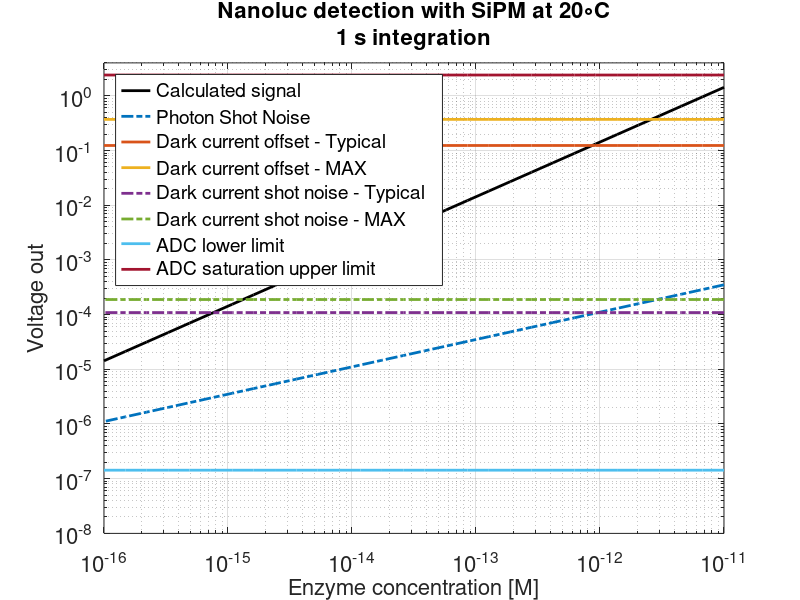

This figure's MATLAB source:

% Design journal for the Ultra-Low-Cost Luminometer for detecting nanoluc
% luciferase.

% SiPM version
% Using OnSemi part number: MICROFC?60035?SMT 
% 6x6 mm silicon photomultipler chip

% Paul Lebel
% 2020/09/01

% Physical constants
ambientTemp_C = 20;
h = 6.6E-34;
c = 3E8;
lambda_m = 460E-9;
joulesPerPhoton = h*(c/lambda_m);
nAv = 6.02E23;
electronCharge = 1.6E-19;

% Independent parameters of our system
% Transimpedance gain, in Ohms
transimpedanceGain = 2E5; 

integrationTime_s = 1;

% This is a reasonable guess, given that the enzyme photon rate was
% adjusted to match experimental measurement using 0.3 and the OPT101. The
% SiPM is 4x larger and will collect at least 2x more light. 
collectionEfficiency = 2*0.3; 

% From MICROFC?60035?SMT datasheet at 2.5 V over voltage 
ampsPerWatt = 1E6;
pmtGain = 3E6;

% Dark current data from sensor datasheet at 2.5 V over voltage (figure 8)
tempData_C = [-20,0,20,40,60];
darkCurrentData_A = [32, 100, 618, 3200, 30000]*1E-9;
darkCurrentAmbient_typical = interp1(tempData_C, darkCurrentData_A, ambientTemp_C,'PCHIP');

% From datasheet - max spec is 3x typical value
darkCurrent_A_max = 3*darkCurrentAmbient_typical;

% ADC bit depth 
bitDepth = 24; 
% ADC max voltage input range
adcRange = 2.4;

% Nanoluc is consistently reported as being 150x brighter than
% firefly, which I found a reference that reports 1.6/s with 40% QE. Units
% are photons/(enzyme second). 
% Update: this number is being divided by 750 due to experimental
% measurement of enzyme in the lab, on an OPT101 chip.
enzymePhotonRate = 1.6*0.41*150/750; 

% Reagents details fom Susanna, Jim Wells' lab. Relevant range is 1 pM to 1
% fM, but adding a decade on either side for comparison.
sampleVolume_L = 35E-6; 
enzymeConcentration_M = logspace(-11,-16, 30);

% Calculated values
Nenzymes = nAv*enzymeConcentration_M*sampleVolume_L;
photonsPerSecond = enzymePhotonRate*Nenzymes;
wattsEmitted = photonsPerSecond*joulesPerPhoton;
wattsCollected = collectionEfficiency*wattsEmitted;
photonsCollected = collectionEfficiency*photonsPerSecond*integrationTime_s;
quantizationLowerLimit = adcRange/(2^bitDepth);
voltageOut = wattsCollected*ampsPerWatt*transimpedanceGain;
photoCurrent_A = wattsCollected*ampsPerWatt;

% Photon shot noise
photonShotNoise_V = sqrt(photonsCollected)*joulesPerPhoton*transimpedanceGain*ampsPerWatt/integrationTime_s;

% Dark current mean and standard deviation (shot noise == RMS)
darkElectrons = darkCurrentAmbient_typical*integrationTime_s/electronCharge;
darkElectrons_max = darkCurrent_A_max*integrationTime_s/electronCharge;
darkElectronsRMS = pmtGain*sqrt(darkElectrons/pmtGain);
darkElectronsRMS_max = pmtGain*sqrt(darkElectrons_max/pmtGain);

% Convert to voltages
darkVoltageOffset = darkCurrentAmbient_typical*transimpedanceGain;
darkVoltageOffset_max = darkCurrent_A_max*transimpedanceGain;
darkVoltageRMS = darkElectronsRMS*electronCharge*transimpedanceGain/integrationTime_s;
darkVoltageRMS_max = darkElectronsRMS_max*electronCharge*transimpedanceGain/integrationTime_s;
totalNoiseRMS = sqrt(darkVoltageRMS.^2 + photonShotNoise_V.^2);

% Plot signal levels
figure('Position',[100,50, 750,700]);
loglog(enzymeConcentration_M, voltageOut, 'k-','linewidth',2); hold all;
loglog(enzymeConcentration_M, photonShotNoise_V, '-.','linewidth',2);
loglog(enzymeConcentration_M, darkVoltageOffset*ones(numel(enzymeConcentration_M),1), '-','linewidth',2);
loglog(enzymeConcentration_M, darkVoltageOffset_max*ones(numel(enzymeConcentration_M),1), '-','linewidth',2);
loglog(enzymeConcentration_M, darkVoltageRMS*ones(numel(enzymeConcentration_M),1), '-.','linewidth',2);
loglog(enzymeConcentration_M, darkVoltageRMS_max*ones(numel(enzymeConcentration_M),1), '-.','linewidth',2);
loglog(enzymeConcentration_M, quantizationLowerLimit*ones(numel(enzymeConcentration_M),1), '-','linewidth',2);
loglog(enzymeConcentration_M, adcRange*ones(numel(enzymeConcentration_M),1), '-','linewidth',2);
set(gca,'fontsize',16);
grid;
axis tight;
xlim([min(enzymeConcentration_M), max(enzymeConcentration_M)]);
ylim([1E-8, 4]);
ylabel('Voltage out','fontsize',16);
legend('Calculated signal',...
    'Photon Shot Noise',...
    'Dark current offset - Typical',...
    'Dark current offset - MAX',...
    'Dark current shot noise - Typical',...
    'Dark current shot noise - MAX',...
    'ADC lower limit',...,
    'ADC saturation upper limit',...
    'location','NorthWest', 'fontsize',14);
title({['Nanoluc detection with SiPM at ', num2str(ambientTemp_C), '\circC'],[num2str(integrationTime_s) ' s integration']}, 'fontsize',16)
xlabel('Enzyme concentration [M]','fontsize',16);

